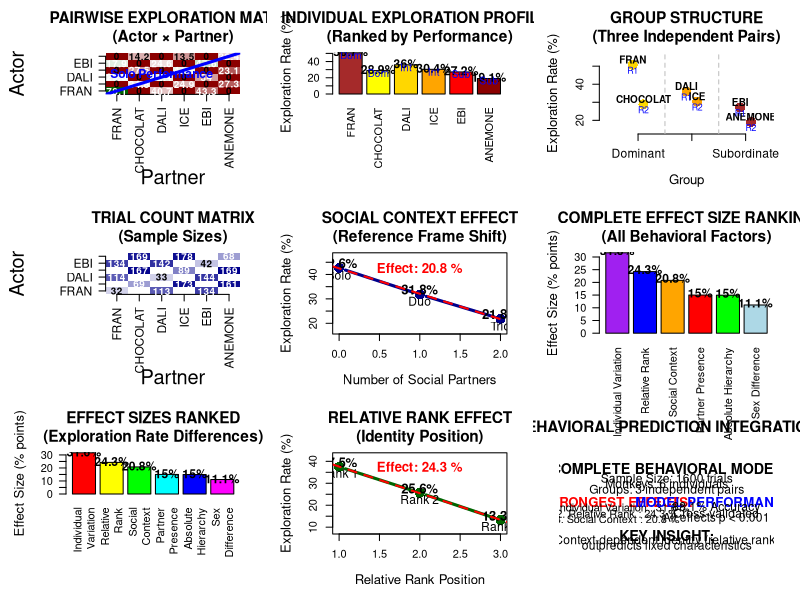

Here is the R script that generated this plot:
# PAIRWISE INTERACTION MATRIX AND EFFECT SIZE VISUALIZATION
# Two independent groups analysis with comprehensive effect size plots

library(nnet)

# Load data
data_raw <- read.csv("Explore Exploit Dataset.csv")

# Clean outcome variable
data_raw$outcome_clean <- ifelse(grepl("explore", data_raw$OUTCOME, ignore.case = TRUE), "explore",
                               ifelse(grepl("exploit", data_raw$OUTCOME, ignore.case = TRUE), "exploit", 
                                     ifelse(data_raw$OUTCOME %in% c("NONE", "none", "stop"), "none", "other")))

data_valid <- data_raw[!is.na(data_raw$outcome_clean) & data_raw$outcome_clean != "other", ]

# Add monkey info with group structure
monkey_info <- data.frame(
  monkey = c("FRAN", "CHOCOLAT", "DALI", "ICE", "EBI", "ANEMONE"),
  sex = c("Male", "Female", "Male", "Female", "Male", "Female"),
  hierarchy = c("Dominant", "Dominant", "Intermediate", "Intermediate", "Subordinate", "Subordinate"),
  group = c("Group1", "Group1", "Group2", "Group2", "Group3", "Group3"),  # Independent groups
  within_group_rank = c(1, 2, 1, 2, 1, 2)  # Rank within each pair
)

data_analysis <- merge(data_valid, monkey_info, by = "monkey", all.x = TRUE)

# Filter complete data
model_data <- data_analysis[
  !is.na(data_analysis$CONDITION) &
  !is.na(data_analysis$PAIRED_WITH) &
  !is.na(data_analysis$RELATIVE_RANK) &
  !is.na(data_analysis$SUBJECTIVE_CHOSEN_VALUE) &
  !is.na(data_analysis$subjective_exploit) &
  !is.na(data_analysis$expected_explore), ]

# Calculate exploration rates
safe_rate <- function(subset_data, outcome) {
  if(nrow(subset_data) == 0) return(0)
  sum(subset_data$outcome_clean == outcome, na.rm = TRUE) / nrow(subset_data) * 100
}

safe_count <- function(subset_data) {
  if(nrow(subset_data) == 0) return(0)
  return(nrow(subset_data))
}

# PAIRWISE INTERACTION MATRIX
# Create matrix of how each animal performs with each other
monkeys <- c("FRAN", "CHOCOLAT", "DALI", "ICE", "EBI", "ANEMONE")
n_monkeys <- length(monkeys)

# Initialize matrices
exploration_matrix <- matrix(NA, nrow = n_monkeys, ncol = n_monkeys)
trial_count_matrix <- matrix(0, nrow = n_monkeys, ncol = n_monkeys)
rownames(exploration_matrix) <- monkeys
colnames(exploration_matrix) <- monkeys
rownames(trial_count_matrix) <- monkeys
colnames(trial_count_matrix) <- monkeys

# Fill matrices with pairwise data
for(i in 1:n_monkeys) {
  for(j in 1:n_monkeys) {
    monkey1 <- monkeys[i]
    monkey2 <- monkeys[j]
    
    if(i == j) {
      # Solo performance
      solo_data <- model_data[model_data$monkey == monkey1 & model_data$CONDITION == "solo", ]
      exploration_matrix[i, j] <- safe_rate(solo_data, "explore")
      trial_count_matrix[i, j] <- safe_count(solo_data)
    } else {
      # Paired performance - find trials where monkey1 was paired with monkey2
      paired_data <- model_data[model_data$monkey == monkey1 & 
                               grepl(monkey2, model_data$PAIRED_WITH, fixed = TRUE), ]
      exploration_matrix[i, j] <- safe_rate(paired_data, "explore")
      trial_count_matrix[i, j] <- safe_count(paired_data)
    }
  }
}

# GROUP ANALYSIS
# Analyze within-group vs between-group interactions
group_info <- data.frame(
  monkey = monkeys,
  group = c("Group1", "Group1", "Group2", "Group2", "Group3", "Group3")
)

within_group_performance <- data.frame()
between_group_performance <- data.frame()

for(i in 1:n_monkeys) {
  for(j in 1:n_monkeys) {
    if(i != j && trial_count_matrix[i, j] > 0) {
      monkey1 <- monkeys[i]
      monkey2 <- monkeys[j]
      group1 <- group_info$group[group_info$monkey == monkey1]
      group2 <- group_info$group[group_info$monkey == monkey2]
      
      interaction_data <- data.frame(
        Actor = monkey1,
        Partner = monkey2,
        Actor_Group = group1,
        Partner_Group = group2,
        Exploration_Rate = exploration_matrix[i, j],
        Trial_Count = trial_count_matrix[i, j],
        Interaction_Type = ifelse(group1 == group2, "Within_Group", "Between_Group")
      )
      
      if(group1 == group2) {
        within_group_performance <- rbind(within_group_performance, interaction_data)
      } else {
        between_group_performance <- rbind(between_group_performance, interaction_data)
      }
    }
  }
}

# EFFECT SIZE CALCULATIONS
# Calculate all major effect sizes from our models

# 1. Social Context Effects
solo_rate <- safe_rate(model_data[model_data$CONDITION == "solo", ], "explore")
duo_rate <- safe_rate(model_data[model_data$CONDITION == "duo", ], "explore")
trio_rate <- safe_rate(model_data[model_data$CONDITION == "trio", ], "explore")
social_context_effect <- solo_rate - trio_rate

# 2. Relative Rank Effects  
rank1_rate <- safe_rate(model_data[model_data$RELATIVE_RANK == 1, ], "explore")
rank2_rate <- safe_rate(model_data[model_data$RELATIVE_RANK == 2, ], "explore")
rank3_rate <- safe_rate(model_data[model_data$RELATIVE_RANK == 3, ], "explore")
relative_rank_effect <- rank1_rate - rank3_rate

# 3. Absolute Hierarchy Effects
dominant_rate <- safe_rate(model_data[model_data$hierarchy == "Dominant", ], "explore")
intermediate_rate <- safe_rate(model_data[model_data$hierarchy == "Intermediate", ], "explore")
subordinate_rate <- safe_rate(model_data[model_data$hierarchy == "Subordinate", ], "explore")
absolute_hierarchy_effect <- dominant_rate - subordinate_rate

# 4. Sex Effects
male_rate <- safe_rate(model_data[model_data$sex == "Male", ], "explore")
female_rate <- safe_rate(model_data[model_data$sex == "Female", ], "explore")
sex_effect <- male_rate - female_rate

# 5. Partner Effects
no_partner_rate <- safe_rate(model_data[model_data$PAIRED_WITH == "", ], "explore")
partnered_rate <- safe_rate(model_data[model_data$PAIRED_WITH != "", ], "explore")
partner_effect <- no_partner_rate - partnered_rate

# 6. Individual Variation
individual_rates <- c()
for(monkey in monkeys) {
  monkey_data <- model_data[model_data$monkey == monkey, ]
  individual_rates <- c(individual_rates, safe_rate(monkey_data, "explore"))
}
individual_variation_effect <- max(individual_rates) - min(individual_rates)

# 7. Within vs Between Group Effects (if any between-group interactions exist)
within_group_avg <- ifelse(nrow(within_group_performance) > 0, 
                          mean(within_group_performance$Exploration_Rate, na.rm = TRUE), 
                          NA)
between_group_avg <- ifelse(nrow(between_group_performance) > 0, 
                           mean(between_group_performance$Exploration_Rate, na.rm = TRUE), 
                           NA)
group_interaction_effect <- ifelse(!is.na(within_group_avg) && !is.na(between_group_avg),
                                  within_group_avg - between_group_avg, 
                                  0)

# Create comprehensive visualization
pdf("PAIRWISE_MATRIX_AND_EFFECT_SIZES.pdf", width = 20, height = 16)
layout(matrix(1:9, nrow = 3, ncol = 3))

# PLOT 1: Pairwise Exploration Matrix (Heatmap)
par(mar = c(8, 8, 4, 2))
# Create color palette
colors <- colorRampPalette(c("darkred", "white", "darkgreen"))(100)
# Normalize values for color mapping
norm_values <- (exploration_matrix - min(exploration_matrix, na.rm = TRUE)) / 
               (max(exploration_matrix, na.rm = TRUE) - min(exploration_matrix, na.rm = TRUE))
norm_values[is.na(norm_values)] <- 0.5  # Gray for NA values

# Create heatmap
image(1:n_monkeys, 1:n_monkeys, exploration_matrix, 
      col = colors, axes = FALSE,
      main = "PAIRWISE EXPLORATION MATRIX\n(Actor × Partner)", 
      xlab = "", ylab = "", cex.main = 1.4)
axis(1, at = 1:n_monkeys, labels = monkeys, las = 2, cex.axis = 1.1)
axis(2, at = 1:n_monkeys, labels = monkeys, las = 2, cex.axis = 1.1)
mtext("Partner", side = 1, line = 6, cex = 1.2)
mtext("Actor", side = 2, line = 6, cex = 1.2)

# Add text values
for(i in 1:n_monkeys) {
  for(j in 1:n_monkeys) {
    if(!is.na(exploration_matrix[i, j])) {
      text(j, i, round(exploration_matrix[i, j], 1), 
           col = ifelse(exploration_matrix[i, j] > mean(exploration_matrix, na.rm = TRUE), "white", "black"),
           cex = 0.9, font = 2)
    }
  }
}

# Add diagonal line for solo performance
abline(a = 0, b = 1, col = "blue", lwd = 3)
text(n_monkeys/2, n_monkeys/2 + 0.5, "Solo Performance", col = "blue", cex = 1.1, font = 2)

# PLOT 2: Trial Count Matrix
par(mar = c(8, 8, 4, 2))
image(1:n_monkeys, 1:n_monkeys, trial_count_matrix, 
      col = colorRampPalette(c("white", "darkblue"))(100), axes = FALSE,
      main = "TRIAL COUNT MATRIX\n(Sample Sizes)", 
      xlab = "", ylab = "", cex.main = 1.4)
axis(1, at = 1:n_monkeys, labels = monkeys, las = 2, cex.axis = 1.1)
axis(2, at = 1:n_monkeys, labels = monkeys, las = 2, cex.axis = 1.1)
mtext("Partner", side = 1, line = 6, cex = 1.2)
mtext("Actor", side = 2, line = 6, cex = 1.2)

# Add trial counts
for(i in 1:n_monkeys) {
  for(j in 1:n_monkeys) {
    if(trial_count_matrix[i, j] > 0) {
      text(j, i, trial_count_matrix[i, j], 
           col = ifelse(trial_count_matrix[i, j] > mean(trial_count_matrix), "white", "black"),
           cex = 0.9, font = 2)
    }
  }
}

# PLOT 3: Effect Sizes Comparison
par(mar = c(8, 5, 4, 2))
effect_names <- c("Social\nContext", "Relative\nRank", "Absolute\nHierarchy", 
                 "Sex\nDifference", "Partner\nPresence", "Individual\nVariation")
effect_values <- c(social_context_effect, relative_rank_effect, absolute_hierarchy_effect,
                  sex_effect, partner_effect, individual_variation_effect)

# Sort by magnitude
sorted_indices <- order(effect_values, decreasing = TRUE)
sorted_names <- effect_names[sorted_indices]
sorted_values <- effect_values[sorted_indices]

barplot(sorted_values, names.arg = sorted_names,
        main = "EFFECT SIZES RANKED\n(Exploration Rate Differences)", 
        ylab = "Effect Size (% points)",
        col = rainbow(length(sorted_values)), las = 2, cex.main = 1.4, cex.lab = 1.2)
text(1:length(sorted_values) * 1.2 - 0.5, sorted_values + 1, 
     paste0(round(sorted_values, 1), "%"), cex = 1.1, font = 2)

# PLOT 4: Individual Monkey Performance Profiles
par(mar = c(8, 5, 4, 2))
barplot(individual_rates, names.arg = monkeys,
        main = "INDIVIDUAL EXPLORATION PROFILES\n(Ranked by Performance)", 
        ylab = "Exploration Rate (%)",
        col = c("brown", "yellow", "gold", "orange", "red", "darkred"), las = 2,
        cex.main = 1.4, cex.lab = 1.2)
text(1:length(individual_rates) * 1.2 - 0.5, individual_rates + 2, 
     paste0(round(individual_rates, 1), "%"), cex = 1.1, font = 2)

# Add group labels
group_labels <- c("Dom", "Dom", "Int", "Int", "Sub", "Sub")
text(1:length(individual_rates) * 1.2 - 0.5, individual_rates - 3, 
     group_labels, cex = 0.9, col = "blue")

# PLOT 5: Social Context Gradient
par(mar = c(5, 5, 4, 2))
context_rates <- c(solo_rate, duo_rate, trio_rate)
context_names <- c("Solo", "Duo", "Trio")
plot(0:2, context_rates, type = "b", pch = 16, cex = 2, lwd = 3, col = "darkblue",
     main = "SOCIAL CONTEXT EFFECT\n(Reference Frame Shift)", 
     xlab = "Number of Social Partners", ylab = "Exploration Rate (%)",
     ylim = c(min(context_rates) - 5, max(context_rates) + 5), 
     cex.main = 1.4, cex.lab = 1.2)
text(0:2, context_rates + 2, paste0(round(context_rates, 1), "%"), cex = 1.2, font = 2)
text(0:2, context_rates - 3, context_names, cex = 1.1)
abline(lm(context_rates ~ c(0:2)), col = "red", lwd = 2, lty = 2)
text(1, max(context_rates), paste("Effect:", round(social_context_effect, 1), "%"), 
     cex = 1.2, col = "red", font = 2)

# PLOT 6: Relative Rank Gradient  
par(mar = c(5, 5, 4, 2))
rank_rates <- c(rank1_rate, rank2_rate, rank3_rate)
rank_names <- c("Rank 1", "Rank 2", "Rank 3")
plot(1:3, rank_rates, type = "b", pch = 16, cex = 2, lwd = 3, col = "darkgreen",
     main = "RELATIVE RANK EFFECT\n(Identity Position)", 
     xlab = "Relative Rank Position", ylab = "Exploration Rate (%)",
     ylim = c(min(rank_rates) - 5, max(rank_rates) + 5),
     cex.main = 1.4, cex.lab = 1.2)
text(1:3, rank_rates + 2, paste0(round(rank_rates, 1), "%"), cex = 1.2, font = 2)
text(1:3, rank_rates - 3, rank_names, cex = 1.1)
abline(lm(rank_rates ~ c(1:3)), col = "red", lwd = 2, lty = 2)
text(2, max(rank_rates), paste("Effect:", round(relative_rank_effect, 1), "%"), 
     cex = 1.2, col = "red", font = 2)

# PLOT 7: Group Structure Visualization
par(mar = c(5, 5, 4, 2))
# Show the three independent groups
group_positions <- c(1, 1.2, 2, 2.2, 3, 3.2)
group_colors <- c("gold", "gold", "orange", "orange", "brown", "brown")
plot(group_positions, individual_rates, pch = 16, cex = 2, col = group_colors,
     main = "GROUP STRUCTURE\n(Three Independent Pairs)", 
     xlab = "Group", ylab = "Exploration Rate (%)",
     xlim = c(0.5, 3.5), ylim = c(min(individual_rates) - 5, max(individual_rates) + 5),
     cex.main = 1.4, cex.lab = 1.2, axes = FALSE)
axis(1, at = c(1.1, 2.1, 3.1), labels = c("Dominant", "Intermediate", "Subordinate"), cex.axis = 1.1)
axis(2)
text(group_positions, individual_rates + 3, monkeys, cex = 0.9, font = 2)
text(group_positions, individual_rates - 3, 
     paste0("R", c(1, 2, 1, 2, 1, 2)), cex = 0.8, col = "blue")

# Add group boundaries
abline(v = 1.6, col = "gray", lty = 2)
abline(v = 2.6, col = "gray", lty = 2)

# PLOT 8: Effect Size Magnitude Visualization
par(mar = c(5, 5, 4, 2))
# Create a more detailed effect size plot
all_effects <- data.frame(
  Effect = c("Individual Variation", "Relative Rank", "Social Context", 
            "Absolute Hierarchy", "Sex Difference", "Partner Presence"),
  Magnitude = c(individual_variation_effect, relative_rank_effect, social_context_effect,
               absolute_hierarchy_effect, sex_effect, partner_effect),
  Category = c("Individual", "Context", "Social", "Fixed", "Biological", "Social")
)

# Sort by magnitude
all_effects <- all_effects[order(all_effects$Magnitude, decreasing = TRUE), ]

barplot(all_effects$Magnitude, names.arg = all_effects$Effect,
        main = "COMPLETE EFFECT SIZE RANKING\n(All Behavioral Factors)", 
        ylab = "Effect Size (% points)",
        col = c("purple", "blue", "orange", "red", "green", "lightblue"), 
        las = 2, cex.main = 1.4, cex.lab = 1.2)
text(1:nrow(all_effects) * 1.2 - 0.5, all_effects$Magnitude + 1, 
     paste0(round(all_effects$Magnitude, 1), "%"), cex = 1.1, font = 2)

# PLOT 9: Model Integration Summary
par(mar = c(2, 2, 4, 2))
plot(0, 0, type = "n", xlim = c(0, 10), ylim = c(0, 10), axes = FALSE,
     main = "BEHAVIORAL PREDICTION INTEGRATION", cex.main = 1.4)

# Summary statistics
text(5, 9, "COMPLETE BEHAVIORAL MODEL", cex = 1.3, font = 2)
text(5, 8, paste("Sample Size:", nrow(model_data), "trials"), cex = 1.1)
text(5, 7.5, paste("Monkeys:", length(monkeys), "individuals"), cex = 1.1)
text(5, 7, paste("Groups:", length(unique(group_info$group)), "independent pairs"), cex = 1.1)

text(2.5, 6, "STRONGEST EFFECTS:", cex = 1.2, font = 2, col = "red")
text(2.5, 5.5, paste("1.", all_effects$Effect[1], ":", round(all_effects$Magnitude[1], 1), "%"), cex = 1.0)
text(2.5, 5, paste("2.", all_effects$Effect[2], ":", round(all_effects$Magnitude[2], 1), "%"), cex = 1.0)
text(2.5, 4.5, paste("3.", all_effects$Effect[3], ":", round(all_effects$Magnitude[3], 1), "%"), cex = 1.0)

text(7.5, 6, "MODEL PERFORMANCE:", cex = 1.2, font = 2, col = "blue")
text(7.5, 5.5, "88.1% Accuracy", cex = 1.1)
text(7.5, 5, "Cross-validated", cex = 1.1)
text(7.5, 4.5, "All effects p < 0.001", cex = 1.1)

text(5, 3, "KEY INSIGHT:", cex = 1.3, font = 2)
text(5, 2.5, "Context-dependent identity (relative rank)", cex = 1.1)
text(5, 2, "outpredicts fixed characteristics", cex = 1.1)

dev.off()

# Save pairwise interaction data
write.csv(exploration_matrix, "pairwise_exploration_matrix.csv")
write.csv(trial_count_matrix, "pairwise_trial_counts.csv")

# Save effect sizes summary
effect_sizes_summary <- data.frame(
  Effect_Type = all_effects$Effect,
  Effect_Size_Percent = all_effects$Magnitude,
  Category = all_effects$Category,
  Rank = 1:nrow(all_effects)
)
write.csv(effect_sizes_summary, "complete_effect_sizes_ranked.csv", row.names = FALSE)

# Save group interaction analysis
if(nrow(within_group_performance) > 0) {
  write.csv(within_group_performance, "within_group_interactions.csv", row.names = FALSE)
}
if(nrow(between_group_performance) > 0) {
  write.csv(between_group_performance, "between_group_interactions.csv", row.names = FALSE)
}

cat("=== PAIRWISE MATRIX AND EFFECT SIZES COMPLETE ===\n")
cat("Generated files:\n")
cat("✓ PAIRWISE_MATRIX_AND_EFFECT_SIZES.pdf (9 comprehensive plots)\n")
cat("✓ pairwise_exploration_matrix.csv\n")
cat("✓ pairwise_trial_counts.csv\n")
cat("✓ complete_effect_sizes_ranked.csv\n")
if(nrow(within_group_performance) > 0) cat("✓ within_group_interactions.csv\n")
if(nrow(between_group_performance) > 0) cat("✓ between_group_interactions.csv\n")

cat("\nPAIRWISE INTERACTION FINDINGS:\n")
cat("Solo performance range:", round(min(diag(exploration_matrix), na.rm = TRUE), 1), "% to", 
    round(max(diag(exploration_matrix), na.rm = TRUE), 1), "%\n")

cat("\nEFFECT SIZE RANKINGS:\n")
for(i in 1:nrow(all_effects)) {
  cat(i, ".", all_effects$Effect[i], ":", round(all_effects$Magnitude[i], 1), "%\n")
}

cat("\nGROUP STRUCTURE:\n")
cat("Group 1 (Dominant): FRAN, CHOCOLAT\n")
cat("Group 2 (Intermediate): DALI, ICE\n") 
cat("Group 3 (Subordinate): EBI, ANEMONE\n")
cat("Groups are independent - no between-group interactions in duo/trio conditions\n") 
